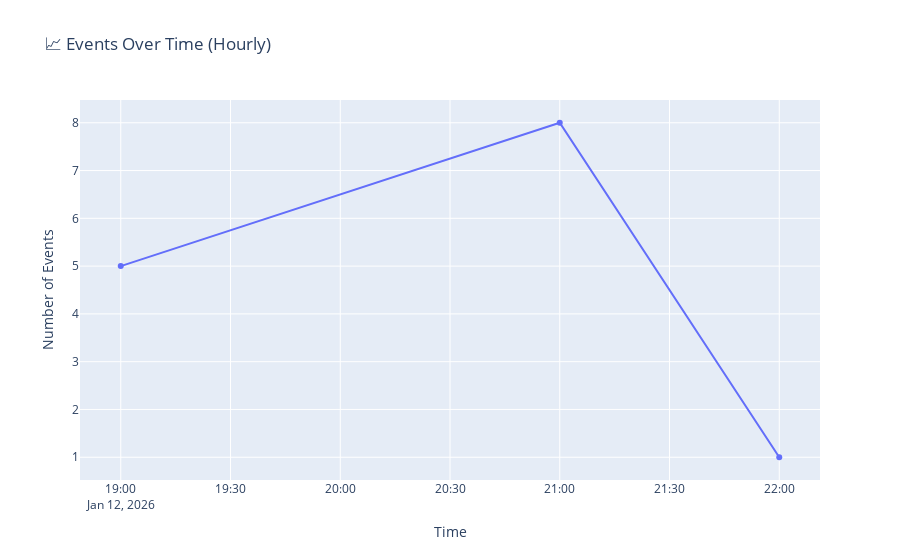
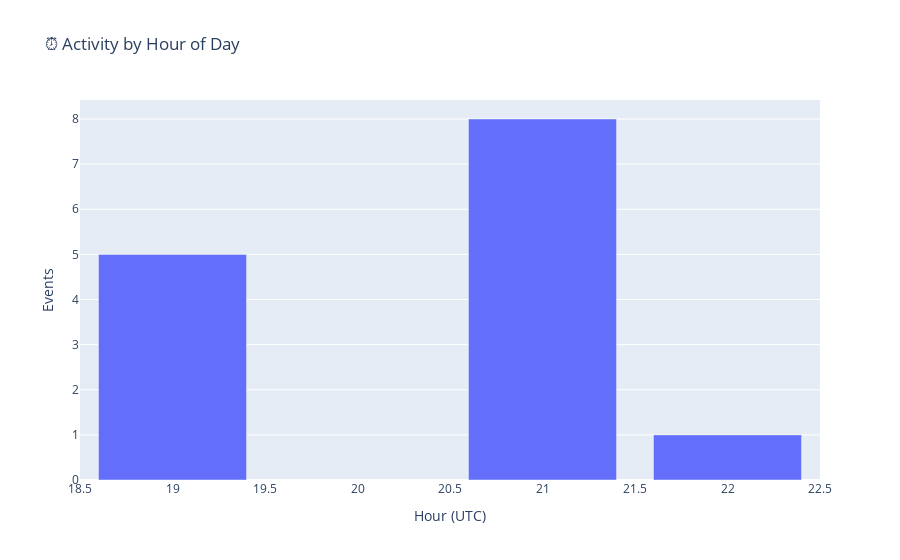
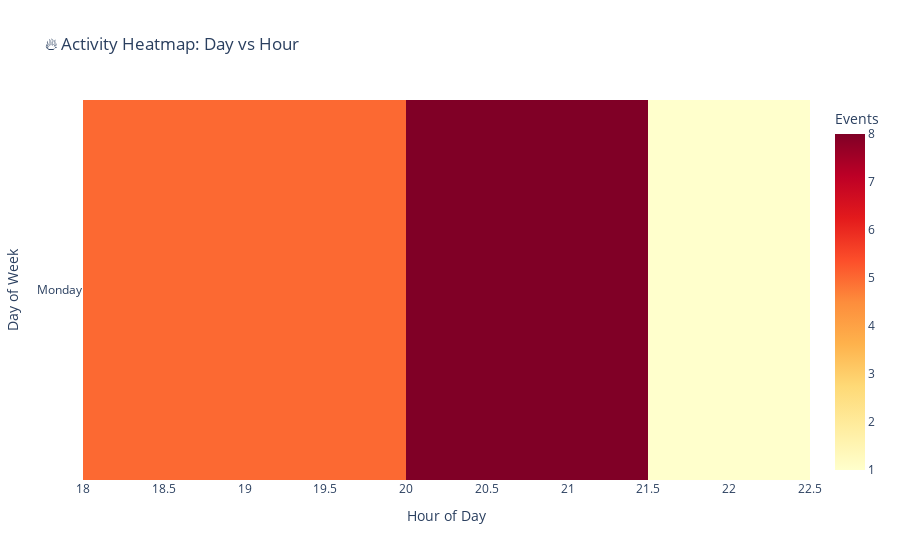

The code cell stored with these charts, in order, in its notebook:
### Markdown cell above
# Temporal Patterns

### Code cell
if events_df is not None:
    # Events over time (hourly)
    hourly = events_df.groupby(events_df['created_at'].dt.floor('H')).size().reset_index()
    hourly.columns = ['timestamp', 'events']
    fig = px.line(hourly, x='timestamp', y='events', title=' Events Over Time (Hourly)', markers=True)
    fig.update_layout(xaxis_title='Time', yaxis_title='Number of Events', hovermode='x unified')
    fig.show()

    # Events by hour of day
    hourly_dist = events_df.groupby('event_hour').size().reset_index()
    hourly_dist.columns = ['hour', 'count']
    fig = px.bar(hourly_dist, x='hour', y='count', title=' Activity by Hour of Day', labels={'hour': 'Hour (UTC)', 'count': 'Events'})
    fig.update_yaxes(dtick=1)
    fig.show()

    # Heatmap: Day vs Hour
    events_df['day_of_week'] = events_df['created_at'].dt.day_name()
    heatmap_data = events_df.groupby(['day_of_week', 'event_hour']).size().reset_index()
    heatmap_data.columns = ['day', 'hour', 'count']
    heatmap_pivot = heatmap_data.pivot(index='day', columns='hour', values='count').fillna(0)
    day_order = ['Monday', 'Tuesday', 'Wednesday', 'Thursday', 'Friday', 'Saturday', 'Sunday']
    heatmap_pivot = heatmap_pivot.reindex([d for d in day_order if d in heatmap_pivot.index])
    fig = px.imshow(heatmap_pivot, labels=dict(x='Hour of Day', y='Day of Week', color='Events'), title='🔥 Activity Heatmap: Day vs Hour', color_continuous_scale='YlOrRd')
    fig.show()

### Figure 1 — Plotly figure (JSON) as saved in the notebook; plotly's stock layout.template omitted (floating-point values rounded to 4 significant figures)
{"data": [{"hovertemplate": "timestamp=%{x}<br>events=%{y}<extra></extra>", "legendgroup": "", "line": {"color": "#636efa", "dash": "solid"}, "marker": {"symbol": "circle"}, "mode": "lines+markers", "name": "", "orientation": "v", "showlegend": false, "type": "scatter", "x": ["2026-01-12T19:00:00.000000000", "2026-01-12T21:00:00.000000000", "2026-01-12T22:00:00.000000000"], "xaxis": "x", "y": [5, 8, 1], "yaxis": "y"}], "layout": {"hovermode": "x unified", "legend": {"tracegroupgap": 0}, "title": {"text": "📈 Events Over Time (Hourly)"}, "xaxis": {"anchor": "y", "domain": [0, 1], "title": {"text": "Time"}}, "yaxis": {"anchor": "x", "domain": [0, 1], "title": {"text": "Number of Events"}}}}

### Figure 2 — Plotly figure (JSON) as saved in the notebook; plotly's stock layout.template omitted (floating-point values rounded to 4 significant figures)
{"data": [{"hovertemplate": "Hour (UTC)=%{x}<br>Events=%{y}<extra></extra>", "legendgroup": "", "marker": {"color": "#636efa", "pattern": {"shape": ""}}, "name": "", "orientation": "v", "showlegend": false, "textposition": "auto", "type": "bar", "x": [19, 21, 22], "xaxis": "x", "y": [5, 8, 1], "yaxis": "y"}], "layout": {"barmode": "relative", "legend": {"tracegroupgap": 0}, "title": {"text": "⏰ Activity by Hour of Day"}, "xaxis": {"anchor": "y", "domain": [0, 1], "title": {"text": "Hour (UTC)"}}, "yaxis": {"anchor": "x", "domain": [0, 1], "dtick": 1, "title": {"text": "Events"}}}}

### Figure 3 — Plotly figure (JSON) as saved in the notebook; plotly's stock layout.template omitted (floating-point values rounded to 4 significant figures)
{"data": [{"coloraxis": "coloraxis", "hovertemplate": "Hour of Day: %{x}<br>Day of Week: %{y}<br>Events: %{z}<extra></extra>", "name": "0", "type": "heatmap", "x": [19, 21, 22], "xaxis": "x", "y": ["Monday"], "yaxis": "y", "z": [[5, 8, 1]]}], "layout": {"coloraxis": {"colorbar": {"title": {"text": "Events"}}, "colorscale": [[0, "rgb(255,255,204)"], [0.125, "rgb(255,237,160)"], [0.25, "rgb(254,217,118)"], [0.375, "rgb(254,178,76)"], [0.5, "rgb(253,141,60)"], [0.625, "rgb(252,78,42)"], [0.75, "rgb(227,26,28)"], [0.875, "rgb(189,0,38)"], [1, "rgb(128,0,38)"]]}, "title": {"text": "🔥 Activity Heatmap: Day vs Hour"}, "xaxis": {"anchor": "y", "constrain": "domain", "domain": [0, 1], "scaleanchor": "y", "title": {"text": "Hour of Day"}}, "yaxis": {"anchor": "x", "autorange": "reversed", "constrain": "domain", "domain": [0, 1], "title": {"text": "Day of Week"}}}}
